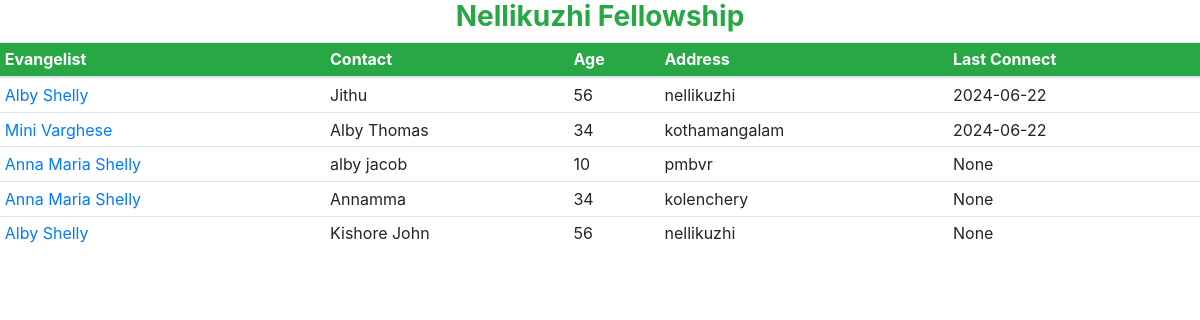
Page /current_status on the earlier database version.
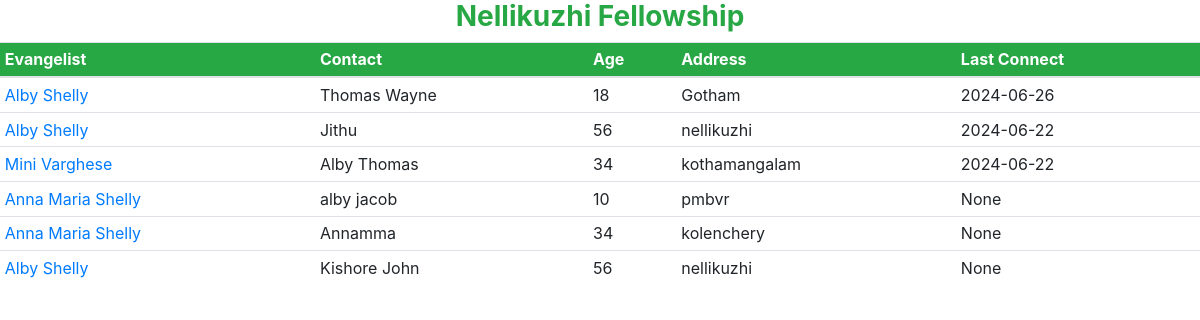
Same page on the later database version.
### tables this page shows
CREATE TABLE "follow"(
	"id" INTEGER PRIMARY KEY AUTOINCREMENT,
	"evangelist_id" INTEGER REFERENCES "evangelists"("id"),
	"contact_id" INTEGER REFERENCES "contacts"("id")
);

CREATE TABLE "evangelists"(
	"id" INTEGER PRIMARY KEY AUTOINCREMENT,
	"name" TEXT NOT NULL,
	"age" INTEGER NOT NULL,
	"gender" TEXT NOT NULL,
	"last_active" DATETIME
);

CREATE TABLE "contacts"(
	"id" INTEGER PRIMARY KEY AUTOINCREMENT,
	"name" TEXT NOT NULL,
	"age" INTEGER NOT NULL,
	"gender" TEXT NOT NULL,
	"address" TEXT NOT NULL,
	"last_contacted" DATETIME
);

### app.py (the view)
@app.route("/current_status")
def current_status():
    rows =db.execute( """   SELECT "eid", "ename", "name" AS "cname", "age" AS "cage", "address", "last_contacted", "cid"
                            FROM "contacts" JOIN
	                            (SELECT "evangelists"."id" AS "eid", "evangelists"."name" AS "ename", "contact_id" AS "cid"
	                            FROM "evangelists" JOIN "follow"
            	                ON "evangelists"."id" = "follow"."evangelist_id") AS "t1"
                            ON "contacts"."id" = "t1"."cid"
                            ORDER BY "last_contacted" DESC
          """
    )
    return render_template("current_status.html", rows=rows)

### templates/current_status.html (shortened to what this page needs)
<!DOCTYPE html>
<html lang="en">
<head>
    <link rel="stylesheet" href="https://cdn.jsdelivr.net/npm/bootstrap@4.0.0/dist/css/bootstrap.min.css">
</head>
<body>
    <h3 class="text-success text-center font-weight-bold">Nellikuzhi Fellowship</h3>
    <table class="table table-hover table-sm" style="width: 100%">
        <thead>
        <tr class="bg-success text-white">
            <th scope="col">Evangelist</th>
            <th scope="col">Contact</th>
            <th scope="col">Age</th>
            <th scope="col">Address</th>
            <th scope="col">Last Connect</th>
        </tr>
        </thead>
        <tbody>
        {% if rows %}
            {% for row in rows %}
                <tr>
                    <td><a href="/single_evangelist_work?id={{ row["eid"]}}">{{ row["ename"] }}</a></td>
                    <td>{{ row["cname"] }}</td>
                    <td>{{ row["cage"] }}</td>
                    <td>{{ row["address"] }}</td>
                    <td>{{ row["last_contacted"] }}</td>
                </tr>
            {% endfor %}
        {% else %}
            <tr>
                <td colspan="5">
                    <h5 class="text-center text-muted">No recorded work</h5>
                </td>
            </tr>
        {% endif %}
        </tbody>
    </table>
    </body>
</html>

Differences in the rows shown:
added follow: ename "Alby Shelly", cname "Thomas Wayne", cage "18", address "Gotham", last_contacted "2024-06-26"
